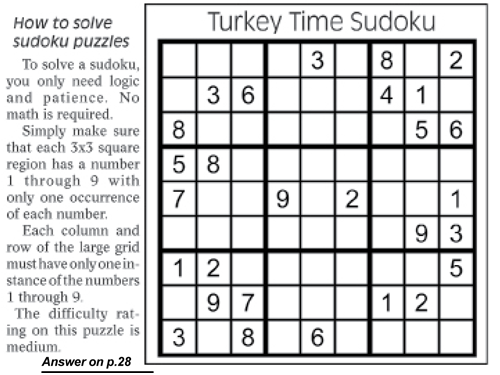
//> input picture test_img/sample7.jpg, 500 x 375 px
$ ./sudoku   (built with g++ and OpenCV 4)
//> lines starting //> are read from the running program, lines starting //| are printed output that depends on the picture; after the words box and inside, x2 and y2 are one past the last pixel; in counts of white or black regions, pixels touching at a corner belong together
#include "opencv2/imgproc/imgproc.hpp"
#include<opencv2/highgui/highgui.hpp>

using namespace cv;

void digit_extract(Mat img)
{
	Mat digit;
	vector<vector<Point> > contour;
	vector<Vec4i> h;
	// Finding contours in an image to detect digit
	findContours(img,contour,h,CV_RETR_TREE,CV_CHAIN_APPROX_SIMPLE,Point(0,0));
	for(int i=0;i<contour.size();i++)
	{
		vector<Point> temp;
		temp=contour[i];
		img(boundingRect(temp)).copyTo(digit);
		namedWindow("Digit",0);
		imshow("Digit",digit);
		waitKey(500);
	}
}

//Function to seperate out the grid(seperate the block with biggest area(assumption))
Mat grid_extract(Mat img)
{
	int index;
	double max;
	Mat grid;
	grid=Mat::zeros(img.size(),CV_8UC1);
	vector<vector<Point> > contour;
	vector<Vec4i> h;
	vector<Point> req;

	findContours(img,contour,h,CV_RETR_TREE,CV_CHAIN_APPROX_SIMPLE,Point(0,0));
	max=contourArea(contour[0]);
	for(int i=0;i<contour.size();i++)
	{
		double temp;
		temp=contourArea(contour[i]);
		if(max<temp)
		{
			max=temp;
			index=i;
			req=contour[i];
		}
	}
	drawContours(grid,contour,index,Scalar(255,255,255),CV_FILLED,8,h);
	namedWindow("Grid",0);
	imshow("Grid",grid);
	waitKey(0);
	return grid(boundingRect(req));
}


//Function to threshold image(to prepare it for extracting the grid)
Mat thresh(Mat img)
{
	cvtColor(img,img,CV_BGR2GRAY);
	Mat img_t=Mat::zeros(img.size(),CV_8UC3);
	adaptiveThreshold(img,img_t,255,ADAPTIVE_THRESH_MEAN_C,THRESH_BINARY_INV,5,10);
	return img_t;
}

//Function to remove the lines from the grid(To seperate out digits from the grid)
Mat hough(Mat img)
{
	vector<Vec4i> lines;
	HoughLinesP(img,lines,1,CV_PI/180,100,30,10);
	for(int i=0; i<lines.size();i++)
	{
		Vec4i l=lines[i];
		line(img,Point(l[0],l[1]),Point(l[2],l[3]),Scalar(0,0,0),10,CV_AA);
	}
	imshow("Digits",img);
	waitKey(0);
	return img;
}


int main(int argc,char** argv)
{
	Mat img;

	img=imread("./test_img/sample7.jpg");
//> img is the input picture: 375 rows x 500 cols, CV_8UC3; mean B, G, R 213.8, 213.3, 213

	Mat img_t=Mat::zeros(img.size(),CV_8UC1);
	Mat img_f=Mat::zeros(img.size(),CV_8UC1);

	img_t=thresh(img);
//> in thresh, `adaptiveThreshold(img,img_t,255,ADAPTIVE_THRESH_MEAN_C,THRESH_BINARY_I..`:
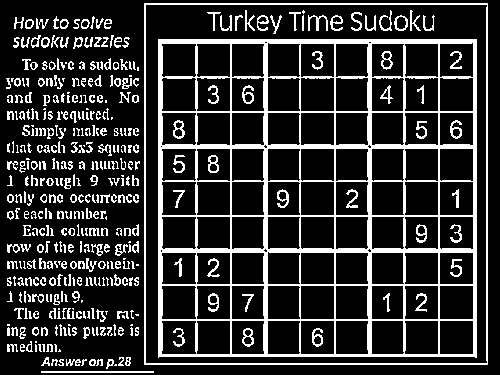
//> img_t: 375 rows x 500 cols, CV_8UC1; 18.8% white; 416 white regions (136 under 20 px)

	img_t=grid_extract(img_t);
//> in grid_extract, `findContours(img,contour,h,CV_RETR_TREE,CV_CHAIN_APPROX_SIMPLE,Point(0..`: contour = 597 contours, 330 with area under 20; largest, box (x1, y1, x2, y2) and area: (144, 3, 488, 365) 123823, (145, 4, 488, 364) 122422, (158, 39, 477, 358) 100808, (439, 320, 474, 355) 1154, (300, 320, 335, 355) 1154; h = 597 items, first 8: [1, -1, -1, -1], [2, 0, -1, -1], [4, 1, 3, -1], [-1, -1, -1, 2], [5, 2, -1, -1], [7, 4, 6, -1], [-1, -1, -1, 5], [8, 5, -1, -1]
//> in grid_extract, `max=contourArea(contour[0]);`: max = 112
//> the loop in grid_extract, `for(int i=0;i<contour.size();i++)` made 597 passes
//> (temp, max, req) on pass 443: (123823, 123823, 4 Points (x, y): [144, 3], [144, 364], [487, 364], [487, 3])
//> temp on passes 1 to 6: 112, 1.5, 35, 13.5, 15, 31.5
//> after the loop in grid_extract, `for(int i=0;i<contour.size();i++)`: max = 123823; index = 442
//> in grid_extract, `drawContours(grid,contour,index,Scalar(255,255,255),CV_FILLED,8,h);`:
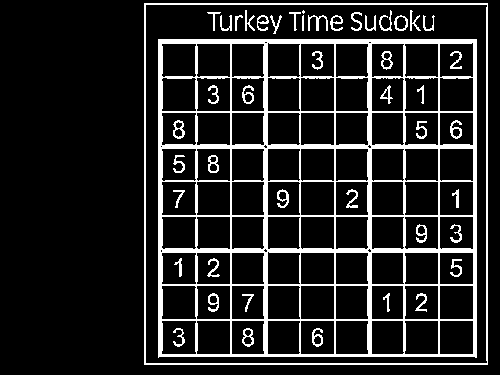
//> grid: 375 rows x 500 cols, CV_8UC1; 13.5% white; 47 white regions (1 under 20 px), largest, box (x1, y1, x2, y2) and area: (158, 39, 477, 358) 18785, (144, 3, 488, 365) 2804, (308, 15, 328, 31) 122
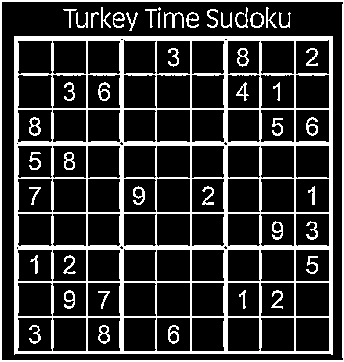
//> img_t: 362 rows x 344 cols, CV_8UC1; 20.3% white; 47 white regions (1 under 20 px)


	img_f=hough(img_t);
//> in hough, `HoughLinesP(img,lines,1,CV_PI/180,100,30,10);`: lines = 73 lines (x1, y1, x2, y2), first 8: [86, 361, 86, 0], [0, 361, 0, 0], [332, 361, 332, 36], [1, 361, 1, 0], [87, 361, 87, 0], [14, 281, 343, 281], [2, 1, 343, 1], [14, 213, 343, 213]
//> the loop in hough, `for(int i=0; i<lines.size();i++)` made 73 passes
//> l on passes 1 to 12: [86, 361, 86, 0], [0, 361, 0, 0], [332, 361, 332, 36], [1, 361, 1, 0], [87, 361, 87, 0], [14, 281, 343, 281], [2, 1, 343, 1], [14, 213, 343, 213], [260, 361, 260, 13], [17, 361, 17, 36], [156, 361, 156, 36], [330, 361, 330, 36]
//> after the loop in hough, `for(int i=0; i<lines.size();i++)`:
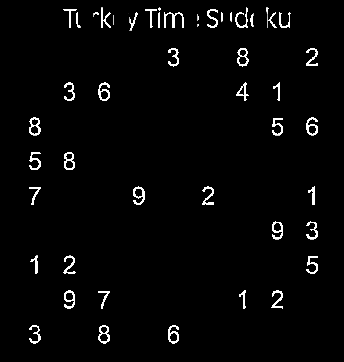
//> img: 362 rows x 344 cols, CV_8UC1; 17.69% of pixels changed, all inside (x1, y1, x2, y2) = (0, 0, 344, 362)
	digit_extract(img_f);
//> in digit_extract, `findContours(img,contour,h,CV_RETR_TREE,CV_CHAIN_APPROX_SIMPLE,Point(0..`: contour = 63 contours, 11 with area under 20; largest, box (x1, y1, x2, y2) and area: (29, 117, 41, 136) 152, (98, 325, 110, 344) 150, (237, 48, 249, 67) 146, (64, 152, 75, 170) 143, (133, 186, 145, 205) 120; h = 63 items, first 8: [2, -1, 1, -1], [-1, -1, -1, 0], [5, 0, 3, -1], [4, -1, -1, 2], [-1, 3, -1, 2], [6, 2, -1, -1], [7, 5, -1, -1], [8, 6, -1, -1]
//> the loop in digit_extract, `for(int i=0;i<contour.size();i++)` made 63 passes
//> (temp, digit) on passes 44, 45, 48: (4 Points (x, y): [197, 24], [197, 26], [198, 25], [198, 24], [[197, 255], [197, 255], [197, 0]]), (2 Points (x, y): [113, 15], [113, 24], [202, 202, 202, 202, 202, 202, 202, 202, 202, 202]), (1 Point (x, y): [128, 13], [21])
//> temp on passes 50, 51, 53: 4 Points (x, y): [231, 12], [230, 13], [230, 21], [231, 22], 4 Points (x, y): [221, 12], [221, 22], [222, 21], [222, 13], 4 Points (x, y): [159, 12], [158, 13], [158, 27], [159, 27]
	namedWindow("Final",0);
	imshow("Final",img_f);

	waitKey(0);

	return 0;
}

$ run again, with test_img/sample4.jpg copied over test_img/sample7.jpg
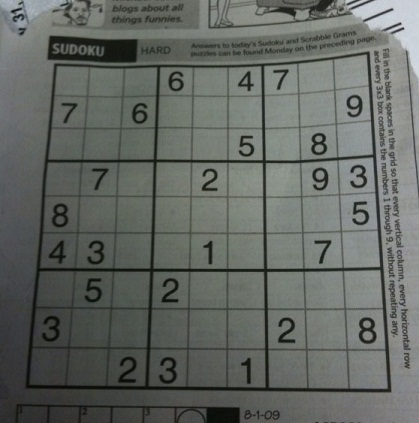
//> input picture test_img/sample4.jpg, 419 x 423 px
//> img is the input picture: 423 rows x 419 cols, CV_8UC3; mean B, G, R 98.9, 103.6, 99.4
//> in thresh, `adaptiveThreshold(img,img_t,255,ADAPTIVE_THRESH_MEAN_C,THRESH_BINARY_I..`:
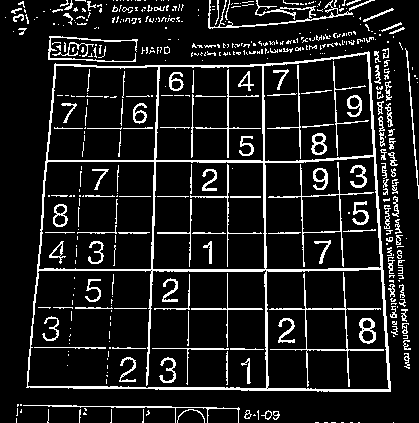
//> img_t: 423 rows x 419 cols, CV_8UC1; 11.6% white in thin lines or dots
//> in grid_extract, `findContours(img,contour,h,CV_RETR_TREE,CV_CHAIN_APPROX_SIMPLE,Point(0..`: contour = 542 contours, 445 with area under 20; largest, box (x1, y1, x2, y2) and area: (26, 51, 391, 392) 110712, (27, 269, 267, 389) 26943, (266, 269, 390, 390) 13942, (264, 156, 382, 270) 12118, (38, 161, 155, 270) 11860; h = 542 items, first 8: [1, -1, -1, -1], [2, 0, -1, -1], [3, 1, -1, -1], [4, 2, -1, -1], [5, 3, -1, -1], [6, 4, -1, -1], [7, 5, -1, -1], [8, 6, -1, -1]
//> in grid_extract, `max=contourArea(contour[0]);`: max = 0
//> the loop in grid_extract, `for(int i=0;i<contour.size();i++)` made 542 passes
//> (temp, max, req) on passes 9 to 10: (1, 1, 3 Points (x, y): [254, 414], [253, 415], [255, 415]), (3.5, 3.5, 4 Points (x, y): [84, 412], [83, 413], [83, 414], [86, 414])
//> after the loop in grid_extract, `for(int i=0;i<contour.size();i++)`: max = 110712.5; index = 143; req = contour of 171 points, box (x1, y1, x2, y2) (26, 51, 391, 392), area 110712
//> grid: 423 rows x 419 cols, CV_8UC1; 8.3% white in thin lines or dots, all inside (x1, y1, x2, y2) = (26, 51, 391, 392)
//> lines = 41 lines (x1, y1, x2, y2), first 8: [21, 335, 364, 340], [121, 337, 132, 14], [341, 1, 364, 339], [11, 218, 355, 218], [11, 219, 332, 219], [236, 13, 242, 339], [307, 19, 323, 339], [1, 336, 29, 12]
//> the loop in hough, `for(int i=0; i<lines.size();i++)` made 41 passes
//> after the loop in hough, `for(int i=0; i<lines.size();i++)`:
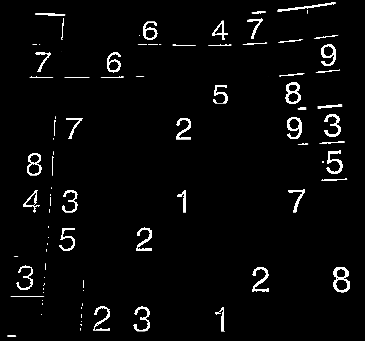
//> img: 341 rows x 365 cols, CV_8UC1; min 0, max 255, mean 8.9
//> in digit_extract, `findContours(img,contour,h,CV_RETR_TREE,CV_CHAIN_APPROX_SIMPLE,Point(0..`: contour = 102 contours, 61 with area under 20; largest, box (x1, y1, x2, y2) and area: (333, 267, 350, 293) 318, (285, 82, 301, 104) 246, (27, 153, 42, 176) 240, (287, 117, 302, 139) 190, (321, 44, 336, 66) 184; h = 102 items, first 8: [1, -1, -1, -1], [2, 0, -1, -1], [3, 1, -1, -1], [4, 2, -1, -1], [5, 3, -1, -1], [6, 4, -1, -1], [7, 5, -1, -1], [8, 6, -1, -1]
//> the loop in digit_extract, `for(int i=0;i<contour.size();i++)` made 102 passes
//> (temp, digit) on passes 2 to 5: (2 Points (x, y): [80, 328], [80, 330], [255, 255, 168]), (3 Points (x, y): [80, 324], [81, 325], [81, 324], [[255, 255], [0, 255]]), (1 Point (x, y): [81, 321], [255]), (2 Points (x, y): [81, 314], [81, 317], [255, 255, 255, 255])

$ run again, with test_img/sample6.jpg copied over test_img/sample7.jpg
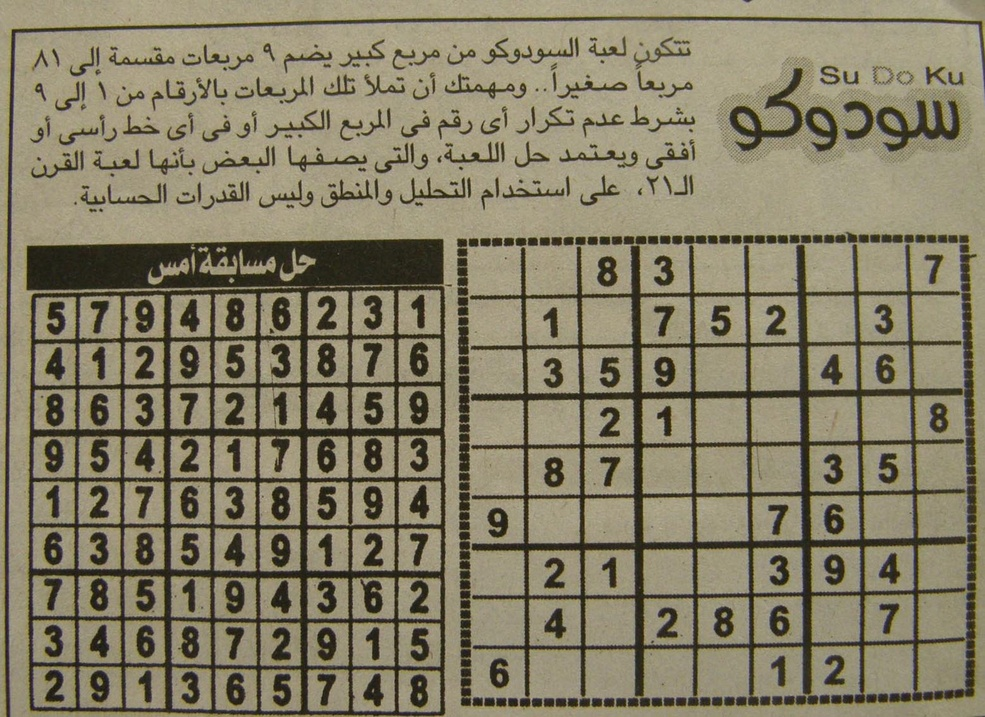
//> input picture test_img/sample6.jpg, 985 x 717 px, shrunk from 1558 x 1134 before the run
//> img is the input picture: 717 rows x 985 cols, CV_8UC3; mean B, G, R 101.8, 126, 133.3
//> in thresh, `adaptiveThreshold(img,img_t,255,ADAPTIVE_THRESH_MEAN_C,THRESH_BINARY_I..`:
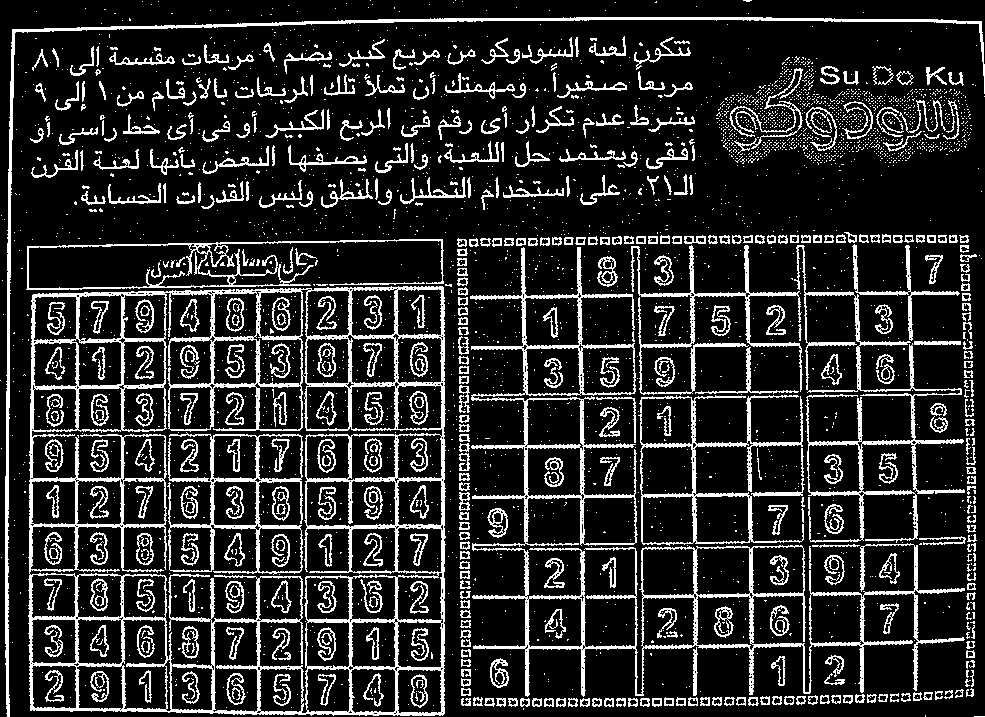
//> img_t: 717 rows x 985 cols, CV_8UC1; 16.7% white in thin lines or dots
//> in grid_extract, `findContours(img,contour,h,CV_RETR_TREE,CV_CHAIN_APPROX_SIMPLE,Point(0..`: contour = 4076 contours, 3333 with area under 20; largest, box (x1, y1, x2, y2) and area: (28, 286, 446, 716) 175036, (29, 292, 443, 714) 46024, (470, 247, 965, 697) 40898, (638, 395, 804, 546) 11422, (167, 432, 303, 575) 10930; h = 4076 items, first 8: [1, -1, -1, -1], [2, 0, -1, -1], [3, 1, -1, -1], [5, 2, 4, -1], [-1, -1, -1, 3], [7, 3, 6, -1], [-1, -1, -1, 5], [9, 5, 8, -1]
//> in grid_extract, `max=contourArea(contour[0]);`: max = 0
//> the loop in grid_extract, `for(int i=0;i<contour.size();i++)` made 4076 passes
//> (temp, max) on passes 4, 55, 112, 294, 501, 790: (66, 66), (67.5, 67.5), (357, 357), (383, 383), (11421.5, 11421.5), (175035.5, 175035.5)
//> after the loop in grid_extract, `for(int i=0;i<contour.size();i++)`: max = 175035.5; index = 789; req = contour of 700 points, box (x1, y1, x2, y2) (28, 286, 446, 716), area 175036
//> grid: 717 rows x 985 cols, CV_8UC1; 6.4% white in thin lines or dots, all inside (x1, y1, x2, y2) = (28, 286, 446, 716)
//> lines = 191 lines (x1, y1, x2, y2), first 8: [415, 428, 415, 1], [278, 427, 278, 2], [2, 422, 414, 429], [321, 427, 321, 2], [368, 427, 368, 1], [185, 426, 185, 4], [48, 424, 48, 7], [137, 425, 137, 6]
//> the loop in hough, `for(int i=0; i<lines.size();i++)` made 191 passes
//> after the loop in hough, `for(int i=0; i<lines.size();i++)`:
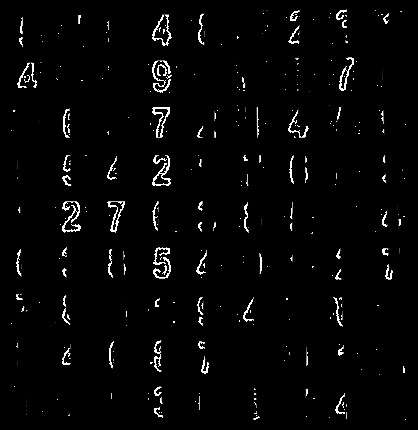
//> img: 430 rows x 418 cols, CV_8UC1; min 0, max 255, mean 6.5
//> in digit_extract, `findContours(img,contour,h,CV_RETR_TREE,CV_CHAIN_APPROX_SIMPLE,Point(0..`: contour = 347 contours, 302 with area under 20; largest, box (x1, y1, x2, y2) and area: (152, 14, 172, 46) 326, (153, 14, 170, 45) 247, (152, 107, 170, 138) 229, (107, 201, 125, 233) 208, (152, 155, 171, 186) 181; h = 347 items, first 8: [1, -1, -1, -1], [2, 0, -1, -1], [3, 1, -1, -1], [4, 2, -1, -1], [5, 3, -1, -1], [6, 4, -1, -1], [7, 5, -1, -1], [8, 6, -1, -1]
//> the loop in digit_extract, `for(int i=0;i<contour.size();i++)` made 347 passes
//> (temp, digit) on passes 1 to 3: (1 Point (x, y): [405, 419], [255]), (1 Point (x, y): [329, 417], [197]), (1 Point (x, y): [306, 416], [255])
